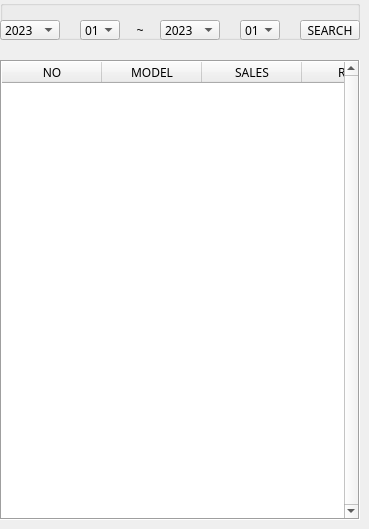
        <widget class="QWidget" name="page_11">
         <widget class="QGroupBox" name="groupBox_11">
          <property name="geometry">
           <rect>
            <x>0</x>
            <y>0</y>
            <width>360</width>
            <height>40</height>
           </rect>
          </property>
          <property name="title">
           <string/>
          </property>
          <property name="flat">
           <bool>true</bool>
          </property>
          <widget class="QComboBox" name="comboBox_secondyear_2">
           <property name="geometry">
            <rect>
             <x>160</x>
             <y>20</y>
             <width>60</width>
             <height>20</height>
            </rect>
           </property>
           <property name="font">
            <font>
             <family>맑은 고딕</family>
            </font>
           </property>
           <item>
            <property name="text">
             <string>2023</string>
            </property>
           </item>
           <item>
            <property name="text">
             <string>2022</string>
            </property>
           </item>
          </widget>
          <widget class="QComboBox" name="comboBox_secondmonth_2">
           <property name="geometry">
            <rect>
             <x>240</x>
             <y>20</y>
             <width>40</width>
             <height>20</height>
            </rect>
           </property>
           <property name="font">
            <font>
             <family>맑은 고딕</family>
            </font>
           </property>
           <item>
            <property name="text">
             <string>01</string>
            </property>
           </item>
           <item>
            <property name="text">
             <string>02</string>
            </property>
           </item>
           <item>
            <property name="text">
             <string>03</string>
            </property>
           </item>
           <item>
            <property name="text">
             <string>04</string>
            </property>
           </item>
           <item>
            <property name="text">
             <string>05</string>
            </property>
           </item>
           <item>
            <property name="text">
             <string>06</string>
            </property>
           </item>
           <item>
            <property name="text">
             <string>07</string>
            </property>
           </item>
           <item>
            <property name="text">
             <string>08</string>
            </property>
           </item>
           <item>
            <property name="text">
             <string>09</string>
            </property>
           </item>
           <item>
            <property name="text">
             <string>10</string>
            </property>
           </item>
           <item>
            <property name="text">
             <string>11</string>
            </property>
           </item>
           <item>
            <property name="text">
             <string>12</string>
            </property>
           </item>
          </widget>
          <widget class="QPushButton" name="pushButton_4">
           <property name="geometry">
            <rect>
             <x>300</x>
             <y>20</y>
             <width>60</width>
             <height>20</height>
            </rect>
           </property>
           <property name="font">
            <font>
             <family>맑은 고딕</family>
            </font>
           </property>
           <property name="text">
            <string>SEARCH</string>
           </property>
          </widget>
          <widget class="QComboBox" name="comboBox_firstmonth_2">
           <property name="geometry">
            <rect>
             <x>80</x>
             <y>20</y>
             <width>40</width>
             <height>20</height>
            </rect>
           </property>
           <property name="font">
            <font>
             <family>맑은 고딕</family>
            </font>
           </property>
           <item>
            <property name="text">
             <string>01</string>
            </property>
           </item>
           <item>
            <property name="text">
             <string>02</string>
            </property>
           </item>
           <item>
            <property name="text">
             <string>03</string>
            </property>
           </item>
           <item>
            <property name="text">
             <string>04</string>
            </property>
           </item>
           <item>
            <property name="text">
             <string>05</string>
            </property>
           </item>
           <item>
            <property name="text">
             <string>06</string>
            </property>
           </item>
           <item>
            <property name="text">
             <string>07</string>
            </property>
           </item>
           <item>
            <property name="text">
             <string>08</string>
            </property>
           </item>
           <item>
            <property name="text">
             <string>09</string>
            </property>
           </item>
           <item>
            <property name="text">
             <string>10</string>
            </property>
           </item>
           <item>
            <property name="text">
             <string>11</string>
            </property>
           </item>
           <item>
            <property name="text">
             <string>12</string>
            </property>
           </item>
          </widget>
          <widget class="QComboBox" name="comboBox_firstyear_2">
           <property name="geometry">
            <rect>
             <x>0</x>
             <y>20</y>
             <width>60</width>
             <height>20</height>
            </rect>
           </property>
           <property name="font">
            <font>
             <family>맑은 고딕</family>
            </font>
           </property>
           <item>
            <property name="text">
             <string>2023</string>
            </property>
           </item>
           <item>
            <property name="text">
             <string>2022</string>
            </property>
           </item>
          </widget>
          <widget class="QLabel" name="label_7">
           <property name="geometry">
            <rect>
             <x>120</x>
             <y>20</y>
             <width>40</width>
             <height>20</height>
            </rect>
           </property>
           <property name="text">
            <string>~</string>
           </property>
           <property name="alignment">
            <set>Qt::AlignCenter</set>
           </property>
          </widget>
         </widget>
         <widget class="QTableWidget" name="tableWidget_4">
          <property name="geometry">
           <rect>
            <x>0</x>
            <y>60</y>
            <width>360</width>
            <height>460</height>
           </rect>
          </property>
          <property name="font">
           <font>
            <family>맑은 고딕</family>
           </font>
          </property>
          <property name="frameShape">
           <enum>QFrame::Box</enum>
          </property>
          <property name="verticalScrollBarPolicy">
           <enum>Qt::ScrollBarAlwaysOn</enum>
          </property>
          <property name="horizontalScrollBarPolicy">
           <enum>Qt::ScrollBarAlwaysOff</enum>
          </property>
          <property name="editTriggers">
           <set>QAbstractItemView::NoEditTriggers</set>
          </property>
          <property name="showGrid">
           <bool>false</bool>
          </property>
          <property name="gridStyle">
           <enum>Qt::NoPen</enum>
          </property>
          <property name="wordWrap">
           <bool>true</bool>
          </property>
          <property name="cornerButtonEnabled">
           <bool>true</bool>
          </property>
          <attribute name="horizontalHeaderVisible">
           <bool>true</bool>
          </attribute>
          <attribute name="horizontalHeaderCascadingSectionResizes">
           <bool>false</bool>
          </attribute>
          <attribute name="horizontalHeaderMinimumSectionSize">
           <number>40</number>
          </attribute>
          <attribute name="horizontalHeaderDefaultSectionSize">
           <number>100</number>
          </attribute>
          <attribute name="horizontalHeaderHighlightSections">
           <bool>true</bool>
          </attribute>
          <attribute name="verticalHeaderVisible">
           <bool>false</bool>
          </attribute>
          <attribute name="verticalHeaderCascadingSectionResizes">
           <bool>false</bool>
          </attribute>
          <attribute name="verticalHeaderShowSortIndicator" stdset="0">
           <bool>false</bool>
          </attribute>
          <attribute name="verticalHeaderStretchLastSection">
           <bool>false</bool>
          </attribute>
          <column>
           <property name="text">
            <string>NO</string>
           </property>
           <property name="font">
            <font>
             <family>맑은 고딕</family>
            </font>
           </property>
          </column>
          <column>
           <property name="text">
            <string>MODEL</string>
           </property>
           <property name="font">
            <font>
             <family>맑은 고딕</family>
            </font>
           </property>
          </column>
          <column>
           <property name="text">
            <string>SALES</string>
           </property>
           <property name="font">
            <font>
             <family>맑은 고딕</family>
            </font>
           </property>
          </column>
          <column>
           <property name="text">
            <string>RATE</string>
           </property>
          </column>
         </widget>
        </widget>
